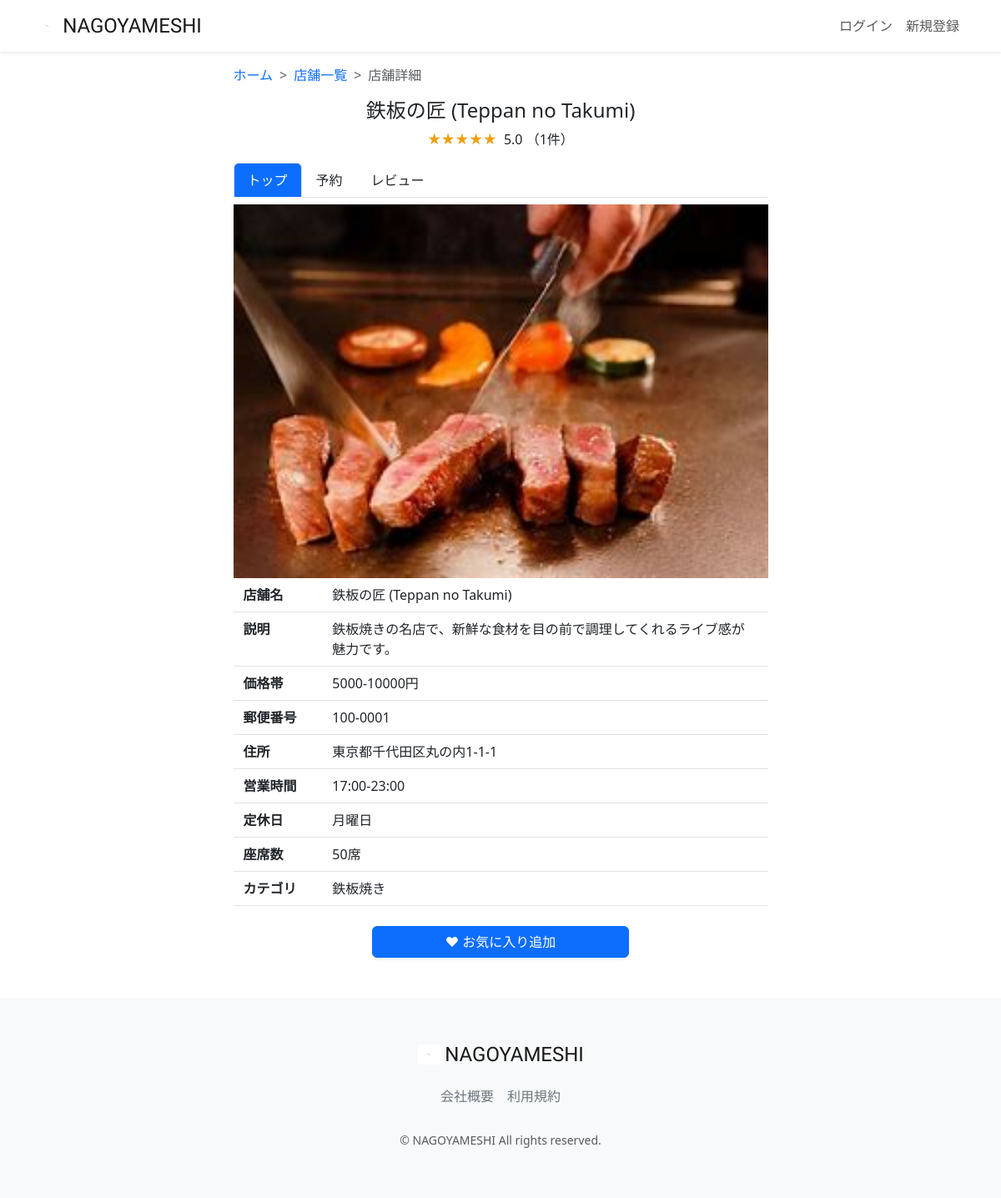
Page /restaurant-detail/2/ on the committed database.
### restaurant/models.py (models this page shows, shortened)
class Restaurant(models.Model):
    name = models.CharField(verbose_name='店舗名', max_length=64)
    description = models.CharField(verbose_name='説明', max_length=128)
    price = models.CharField(verbose_name='価格帯', max_length=32)
    zip_code = models.CharField(verbose_name='郵便番号', max_length=32)
    address = models.CharField(verbose_name='住所', max_length=128)
    business_time = models.CharField(verbose_name='営業時間', max_length=64)
    close_day_of_week = models.CharField(verbose_name='定休日', max_length=32)
    seats_number = models.CharField(verbose_name='座席数', max_length=32)
    category = models.ForeignKey(Category, verbose_name='カテゴリー', on_delete=models.PROTECT)
    rate = models.FloatField(verbose_name='レート', default=0.0)
    review_num = models.IntegerField(verbose_name='レビュー数', default=0)
    reservation_num = models.IntegerField(verbose_name='予約数', default=0)
    photo = models.ImageField(verbose_name='写真', blank=True, null=True)
    created_at = models.DateTimeField(verbose_name='作成日時', auto_now_add=True)
    updated_at = models.DateTimeField(verbose_name='更新日時', auto_now=True)
    class Meta:
        verbose_name_plural = 'Restaurant'

class Category(models.Model):
    name = models.CharField(verbose_name='カテゴリー名', max_length=64)
    photo = models.ImageField(verbose_name='写真', blank=True, null=True)
    class Meta:
        verbose_name_plural = 'Category'
    def __str__(self):
        return self.name

### restaurant/views.py (the view, shortened to what this page needs)
# urls.py: path("restaurant-detail/<int:pk>/", views.RestaurantDetailView.as_view(),name="restaurant_detail"),
class RestaurantDetailView(generic.DetailView):
    template_name = "restaurant/restaurant_detail.html"
    model = models.Restaurant
    def get_context_data(self, **kwargs):
        user = self.request.user
        pk = self.kwargs['pk']
        context = super(RestaurantDetailView, self).get_context_data(**kwargs)
        restaurant = models.Restaurant.objects.filter(id=pk).first()
        is_favorite = False
        if user.is_authenticated:
            is_favorite = models.Favorite.objects.filter(
                user=user
            ).filter(restaurant=models.Restaurant.objects.get(pk=pk)).exists()
        average_rate = models.Review.objects.filter(restaurant=restaurant).aggregate(Avg('rate'))
        average_rate = average_rate['rate__avg'] if average_rate['rate__avg'] is not None else 0
        average_rate = round(average_rate, 2)
        if average_rate % 1 == 0:
            average_rate_star = int(average_rate)
        else:
            average_rate_star = round(average_rate * 2) / 2
        rate_count = models.Review.objects.filter(restaurant=restaurant).count()
        context.update({
            'is_favorite': is_favorite,
            'average_rate': average_rate,
            'average_rate_star': average_rate_star,
            'rate_count': rate_count,
        })
        return context

### restaurant/templates/restaurant/restaurant_detail.html (shortened to what this page needs)
{% extends "layout/base.html" %}
{% load static %}
{% block content %}
<main>
    <div class="container nagoyameshi-container pb-5">
        <div class="row justify-content-center">
            <div class="col-xxl-6 col-xl-7 col-lg-8 col-md-10">
                <nav class="my-3" style="--bs-breadcrumb-divider: '>';" aria-label="breadcrumb">
                    <ol class="breadcrumb mb-0">
                        <li class="breadcrumb-item"><a href="{% url 'top_page' %}">ホーム</a></li>
                        <li class="breadcrumb-item">
                            <a href="{% url 'restaurant_list' %}?keyword=&button_type=keyword">店舗一覧</a>
                        </li>
                        <li class="breadcrumb-item active" aria-current="page">店舗詳細</li>
                    </ol>
                </nav>
                <h1 class="mb-2 text-center">{{ object.name }}</h1>
                <p class="text-center">
                    <span class="star-rating me-1" data-rate="{{ average_rate_star }}"></span>
                    {{ average_rate }} （{{ rate_count }}件）
                </p>
                <ul class="nav nav-tabs mb-2">
                    <li class="nav-item">
                        <a class="nav-link active bg-primary text-white" aria-current="page" href="{% url 'restaurant_detail' object.id %}">
                            トップ
                        </a>
                    </li>
                    <li class="nav-item">
                        <a class="nav-link link-dark"  href="{% url 'reservation_create' object.id %}">予約</a>
                    </li>
                    <li class="nav-item">
                        <a class="nav-link link-dark"  href="{% url 'review_list' object.id %}">レビュー</a>
                    </li>
                </ul>
                <div class="mb-2">
                    {% if object.photo %}
                    <img src="{{ object.photo.url }}" class="w-100">
                    {% endif %}
                </div>
                <div class="container">
                    <div class="row pb-2 mb-2 border-bottom">
                        <div class="col-2">
                            <span class="fw-bold">店舗名</span>
                        </div>
                        <div class="col">
                            <span>{{ object.name }}</span>
                        </div>
                    </div>
                    <div class="row pb-2 mb-2 border-bottom">
                        <div class="col-2">
                            <span class="fw-bold">説明</span>
                        </div>
                        <div class="col">
                            <span>{{ object.description }}</span>
                        </div>
                    </div>
                    <div class="row pb-2 mb-2 border-bottom">
                        <div class="col-2">
                            <span class="fw-bold">価格帯</span>
                        </div>
                        <div class="col">
                            <span>{{ object.price }}</span>
                        </div>
                    </div>
                    <div class="row pb-2 mb-2 border-bottom">
                        <div class="col-2">
                            <span class="fw-bold">郵便番号</span>
                        </div>
                        <div class="col">
                            <span>{{ object.zip_code }}</span>
                        </div>
                    </div>
                    <div class="row pb-2 mb-2 border-bottom">
                        <div class="col-2">
                            <span class="fw-bold">住所</span>
                        </div>
                        <div class="col">
                            <span>{{ object.address }}</span>
                        </div>
                    </div>
                    <div class="row pb-2 mb-2 border-bottom">
                        <div class="col-2">
                            <span class="fw-bold">営業時間</span>
                        </div>
                        <div class="col">
                            <span>{{ object.business_time }}</span>
                        </div>
                    </div>
                    <div class="row pb-2 mb-2 border-bottom">
                        <div class="col-2">
                            <span class="fw-bold">定休日</span>
                        </div>
                        <div class="col d-flex">
                            <div>{{ object.close_day_of_week }}</div>
                        </div>
                    </div>
                    <div class="row pb-2 mb-2 border-bottom">
                        <div class="col-2">
                            <span class="fw-bold">座席数</span>
                        </div>
                        <div class="col">
                            <span>{{ object.seats_number }}</span>
                        </div>
                    </div>
                    <div class="row pb-2 mb-4 border-bottom">
                        <div class="col-2">
                            <span class="fw-bold">カテゴリ</span>
                        </div>
                        <div class="col d-flex">
                            <div>{{ object.category }}</div>
                        </div>
                    </div>
                    <form method="POST" enctype="multipart/form-data" class="text-center">
                        {% if is_favorite %}
                        <button type="submit" class="btn btn-outline-primary shadow-sm w-50 remove-favorite-button">
                            ♥ お気に入り解除
                        </button>
                        {% else %}
                        <button type="submit" class="btn btn-primary text-white shadow-sm w-50">
                            ♥ お気に入り追加
                        </button>
                        {% endif %}
                    </form>
                </div>
            </div>
        </div>
    </div>
</main>
{% endblock %}

### static/css/nagoyameshi.css (style rules this page uses)
h1 { font-size: 1.5rem; }
a { text-decoration: none !important; }
.star-rating { position: relative; z-index: 0; display: inline-block; white-space: nowrap; color: #CCCCCC; }
.star-rating:before, .star-rating:after { content: '★★★★★'; }
.star-rating:after { position: absolute; z-index: 1; top: 0; left: 0; overflow: hidden; white-space: nowrap; color: #F29F05; }
.star-rating[data-rate="5"]:after { width: 100%; }

### rows in the picture
Restaurant: name "鉄板の匠 (Teppan no Takumi)", photo (picture), description "鉄板焼きの名店で、新鮮な食材を目の前で調理してくれるライブ感が魅力です。", price "5000-10000円", zip_code "100-0001", address "東京都千代田区丸の内1-1-1", business_time "17:00-23:00", close_day_of_week "月曜日", seats_number "50席", category "鉄板焼き"

### other values in the picture
{{ average_rate }} "5.0"
{{ rate_count }} "1"
